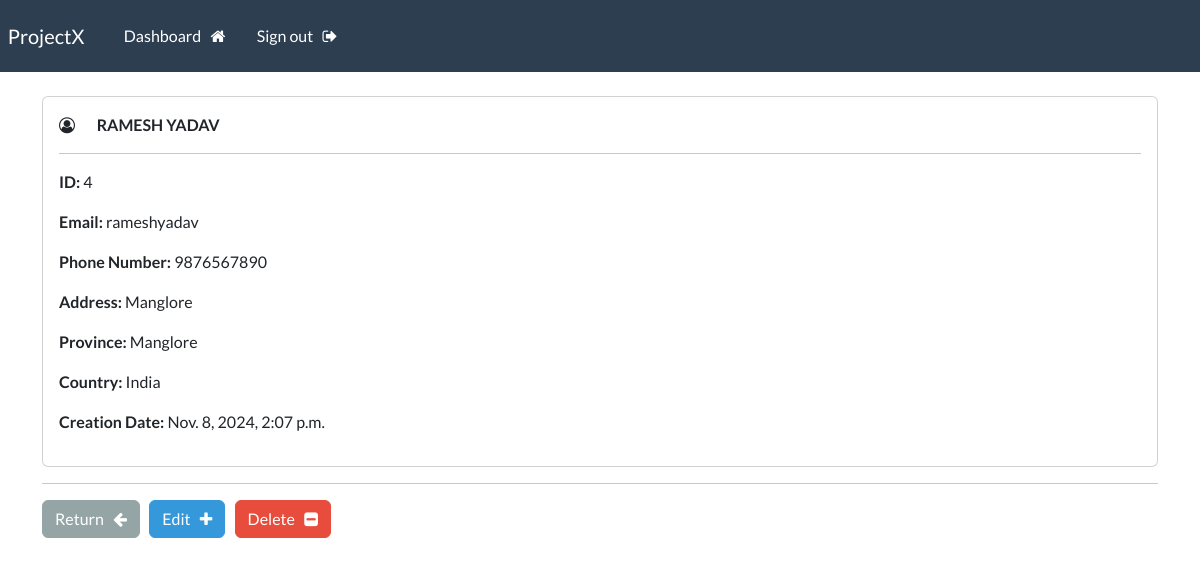
The app's page /record/4 (signed in) with its own data.
### webapp/models.py (models this page shows, shortened)
class Record(models.Model):
       creation_date = models.DateTimeField(auto_now_add=True)
       first_name = models.CharField(max_length= 25)
       last_name = models.CharField(max_length= 25)
       email = models.CharField(max_length= 50)
       phone = models.CharField(max_length= 15)
       address = models.CharField(max_length= 75)
       province = models.CharField(max_length= 55)
       country = models.CharField(max_length= 25)

### webapp/views.py (the view)
# urls.py: path('record/<int:pk>', views.single_record, name="record"),
@login_required(login_url='my-login')
def single_record(request, pk):
    all_records = Record.objects.get(id=pk)
    context = {'record':all_records}
    return render(request, 'webapp/view-record.html', context=context)

### webapp/templates/webapp/view-record.html (shortened to what this page needs)
{% extends 'webapp/base.html' %}
{% load crispy_forms_tags %}
{% block content %}
  <div class="card">
       <div class="card-body">
        <i class="fa fa-user-circle-o" aria-hidden="true"></i> &nbsp;
        <strong>
          {{record.first_name|upper}}
          {{record.last_name|upper}}
        </strong>
        <hr>
          <p><strong>ID: </strong> {{record.id}} </p>
          <p><strong>Email: </strong> {{record.email}} </p>
          <p><strong>Phone Number: </strong> {{record.phone}} </p>
          <p><strong>Address: </strong> {{record.address}} </p>
          <p><strong>Province: </strong> {{record.province}} </p>
          <p><strong>Country: </strong> {{record.country}} </p>
          <p><strong>Creation Date: </strong> {{record.creation_date}} </p>
      </div>
  </div>
  <hr>
  <a href="{% url 'dashboard' %}" class="btn btn-secondary"> Return &nbsp; <i class="fa fa-arrow-left" aria-hidden="true"></i></a>
  <a href="{% url 'update-record' pk=record.id %}" class="btn btn-info"> Edit &nbsp; <i class="fa fa-plus" aria-hidden="true"></i></a>
  <a href="{% url 'delete-record' pk=record.id %}" class="btn btn-danger"> Delete &nbsp; <i class="fa fa-minus-square" aria-hidden="true"></i></a>
{% endblock %}

### records on screen
Record: first_name "RAMESH", last_name "YADAV", id "4", email "rameshyadav", phone "9876567890", address "Manglore", province "Manglore", country "India", creation_date "Nov. 8, 2024, 2:07 p.m."
